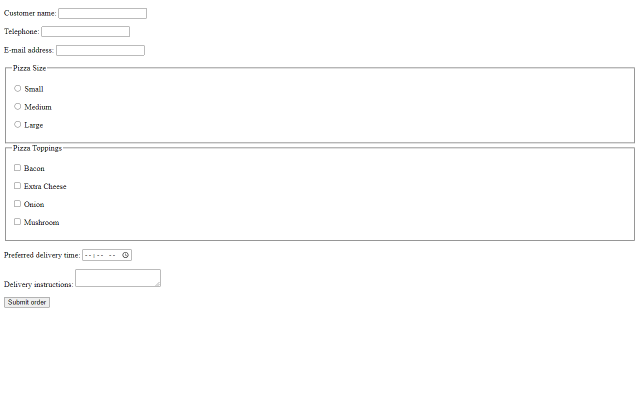
#> input picture logs/manual_ocr_test/20260211_145619_raw.png, 1280 x 800 px (shown at 1/2 size)
$ python -i vision.py   (imports and definitions only)
#> lines starting #> are read from the running program, lines starting #| are printed output that depends on the picture; after the words box and inside, x2 and y2 are one past the last pixel; in counts of white or black regions, pixels touching at a corner belong together
"""
UI element detection using computer vision
"""
import cv2
import numpy as np


class UIElementDetector:
    def __init__(self, min_w=40, min_h=18):
        self.min_w = int(min_w)
        self.min_h = int(min_h)

    def detect_form_elements(self, image_path):
        """
        Detect form elements in screenshot
        Returns: List of (x, y, w, h, element_type)
        """
        image = cv2.imread(image_path)
#> image is the input picture: shape (800, 1280, 3); mean B, G, R 252.7, 252.7, 252.7
        if image is None:
            return []

        gray = cv2.cvtColor(image, cv2.COLOR_BGR2GRAY)
        blur = cv2.GaussianBlur(gray, (5, 5), 0)
        edges = cv2.Canny(blur, 40, 130)
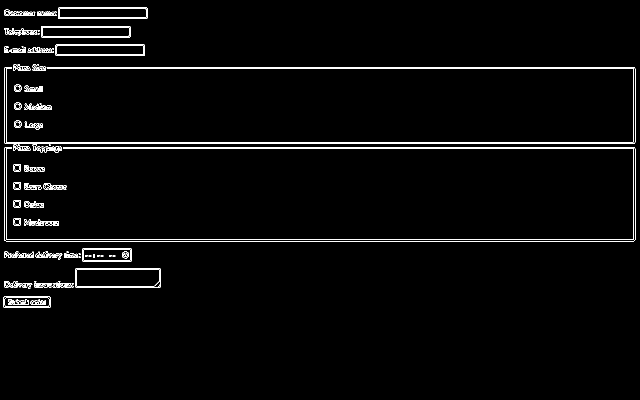
#> edges: shape (800, 1280) (shown at 1/2 size); 2.1% white in thin lines or dots, all inside (x1, y1, x2, y2) = (7, 15, 1271, 616)

        # Join broken rectangle borders and masked input outlines.
        kernel = cv2.getStructuringElement(cv2.MORPH_RECT, (5, 3))
        closed = cv2.morphologyEx(edges, cv2.MORPH_CLOSE, kernel, iterations=2)
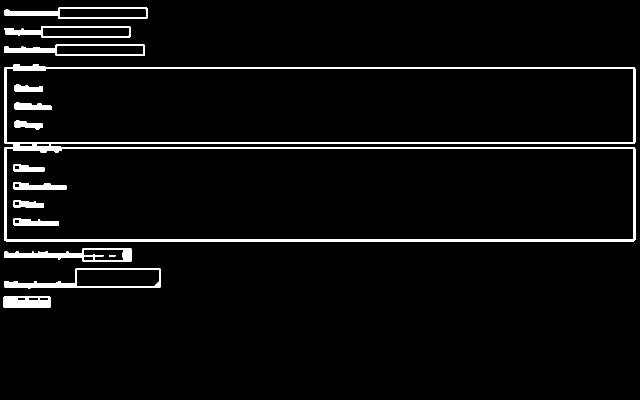
#> closed: shape (800, 1280) (shown at 1/2 size); 4.2% white; 15 white regions

        contours, _ = cv2.findContours(closed, cv2.RETR_EXTERNAL, cv2.CHAIN_APPROX_SIMPLE)
#> contours = 7 contours; box (x1, y1, x2, y2) and area: (9, 129, 1271, 483) 430687, (8, 537, 322, 578) 7580, (8, 89, 290, 112) 4822, (8, 15, 295, 38) 4812, (8, 52, 261, 75) 4566, (8, 497, 264, 523) 3874, (7, 593, 101, 616) 2044
        boxes = []
        for cnt in contours:
            x, y, w, h = cv2.boundingRect(cnt)
            if w < self.min_w or h < self.min_h:
                continue
            area = w * h
            if area < 900:
                continue

            aspect = w / float(max(1, h))
            element_type = "input"
            if h >= 70:
                element_type = "textarea"
            elif aspect < 1.8 and h >= 28:
                element_type = "button"

            boxes.append((x, y, w, h, element_type))
#> this loop made 7 passes
#> (x, y, w, h, area, aspect, element_type) on passes 1 to 7: (7, 593, 94, 23, 2162, 4.09, 'input'), (8, 537, 314, 41, 12874, 7.66, 'input'), (8, 497, 256, 26, 6656, 9.85, 'input'), (9, 129, 1262, 354, 446748, 3.56, 'textarea'), (8, 89, 282, 23, 6486, 12.26, 'input'), (8, 52, 253, 23, 5819, 11, 'input'), (8, 15, 287, 23, 6601, 12.48, 'input')
#> after the loop, boxes = [(7, 593, 94, 23, 'input'), (8, 537, 314, 41, 'input'), (8, 497, 256, 26, 'input'), (9, 129, 1262, 354, 'textarea'), (8, 89, 282, 23, 'input'), (8, 52, 253, 23, 'input'), (8, 15, 287, 23, 'input')]

        return self._dedupe_boxes(boxes, iou_threshold=0.45)

    def draw_detection_overlay(self, screenshot_path, elements, output_path):
        """Draw detected elements for visual debugging."""
        img = cv2.imread(screenshot_path)
        if img is None:
            return False

        for element in elements:
            box = element.get("box") or (0, 0, 0, 0)
            x, y, w, h = [int(v) for v in box]
            if w <= 0 or h <= 0:
                continue

            if element.get("filled", False):
                color = (0, 255, 0)
            elif element.get("classified_as", "unknown") != "unknown":
                color = (0, 255, 255)
            else:
                color = (0, 0, 255)

            cv2.rectangle(img, (x, y), (x + w, y + h), color, 2)
            label = element.get("classified_as", "unknown")
            cv2.putText(
                img,
                label,
                (x, max(12, y - 5)),
                cv2.FONT_HERSHEY_SIMPLEX,
                0.5,
                color,
                1,
                cv2.LINE_AA,
            )

        cv2.imwrite(output_path, img)
        return True

    @staticmethod
    def _dedupe_boxes(boxes, iou_threshold=0.45):
#> called with iou_threshold = 0.45
        if not boxes:
            return []
        n = len(boxes)
#> n = 7
        rects = np.array([[b[0], b[1], b[0] + b[2], b[1] + b[3]] for b in boxes], dtype=float)
#> rects = [[7, 593, 101, 616], [8, 537, 322, 578], [8, 497, 264, 523], [9, 129, 1271, 483], [8, 89, 290, 112], [8, 52, 261, 75], [8, 15, 295, 38]]
        areas = (rects[:, 2] - rects[:, 0]) * (rects[:, 3] - rects[:, 1])
#> areas = [2162, 12874, 6656, 446748, 6486, 5819, 6601]
        idxs = np.argsort(areas)[::-1]
#> idxs = [3, 1, 2, 6, 4, 5, 0]
        keep = []

        while len(idxs) > 0:
            i = int(idxs[0])
            keep.append(i)
            if len(idxs) == 1:
                break

            others = idxs[1:]
            xx1 = np.maximum(rects[i, 0], rects[others, 0])
            yy1 = np.maximum(rects[i, 1], rects[others, 1])
            xx2 = np.minimum(rects[i, 2], rects[others, 2])
            yy2 = np.minimum(rects[i, 3], rects[others, 3])
            inter_w = np.maximum(0, xx2 - xx1)
            inter_h = np.maximum(0, yy2 - yy1)
            inter = inter_w * inter_h
            iou = inter / (areas[i] + areas[others] - inter + 1e-6)
            idxs = others[iou < iou_threshold]
#> this loop made 7 passes
#> (i, xx1, yy1, xx2, yy2, inter_w, iou, idxs) on passes 1 to 3: (3, [9, 9, 9, 9, 9, 9], [537, 497, 129, 129, 129, 593], [322, 264, 295, 290, 261, 101], [483, 483, 38, 112, 75, 483], [313, 255, 286, 281, 252, 92], [0, 0, 0, 0, 0, 0], [1, 2, 6, 4, 5, 0]), (1, [8, 8, 8, 8, 8], [537, 537, 537, 537, 593], [264, 295, 290, 261, 101], [523, 38, 112, 75, 578], [256, 287, 282, 253, 93], [0, 0, 0, 0, 0], [2, 6, 4, 5, 0]), (2, [8, 8, 8, 8], [497, 497, 497, 593], [264, 264, 261, 101], [38, 112, 75, 523], [256, 256, 253, 93], [0, 0, 0, 0], [6, 4, 5, 0])
#> (i, others, xx1, yy1, xx2, yy2, inter_w, inter_h) on pass 6: (5, [0], [8], [593], [101], [75], [93], [0])
#> after the loop, keep = [3, 1, 2, 6, 4, 5, 0]

        return [boxes[i] for i in keep]

>>> result = UIElementDetector().detect_form_elements('../logs/manual_ocr_test/20260211_145619_raw.png')
#> result = [(9, 129, 1262, 354, 'textarea'), (8, 537, 314, 41, 'input'), (8, 497, 256, 26, 'input'), (8, 15, 287, 23, 'input'), (8, 89, 282, 23, 'input'), (8, 52, 253, 23, 'input'), (7, 593, 94, 23, 'input')]
